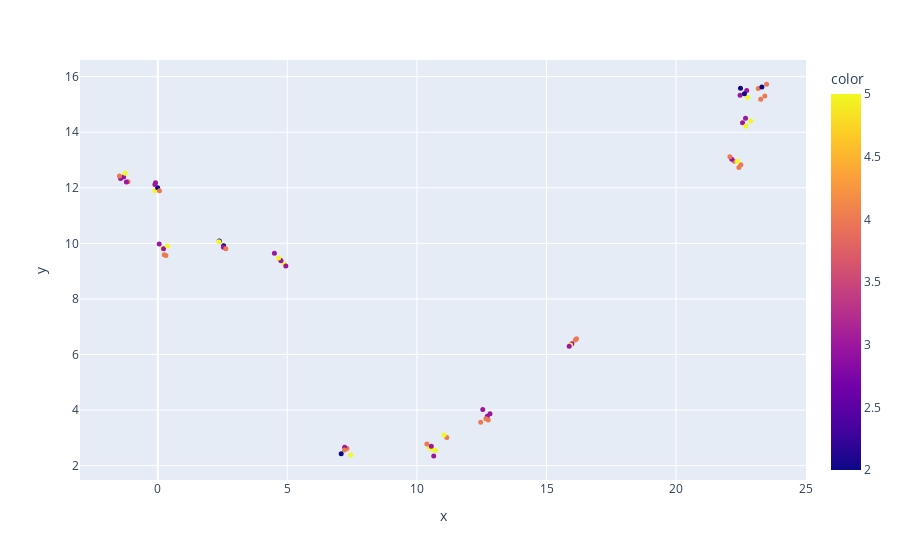

Notebook code for this chart:
### Markdown cell above
### UMAP

### Code cell
import umap
import plotly.express as px

reducer = umap.UMAP(random_state=42)
embedding = reducer.fit_transform(data_clean)

df_umap = pd.DataFrame(embedding)
data_with_umap = pd.concat([copy_data_clean, df_umap], axis='columns')

labels_column = ['temp_id', 'konzentriert', 'motivation', 'prozent_zeit_rang']

fig = px.scatter(x=embedding[:, 0], y=embedding[:, 1], color=data_with_umap['konzentriert'])
fig.update_traces(marker=dict(size=5))
fig.show()

### Figure 1 — Plotly figure (JSON) as saved in the notebook; plotly's stock layout.template omitted (floating-point values rounded to 4 significant figures)
{"data": [{"hovertemplate": "x=%{x}<br>y=%{y}<br>color=%{marker.color}<extra></extra>", "legendgroup": "", "marker": {"color": [4, 3, 5, 4, 3, 4, 5, 4, 4, 2, 5, 5, 4, 4, 2, 5, 3, 4, 4, 4, 5, 3, 4, 3, 3, 4, 4, 3, 3, 3, 3, 3, 3, 3, 2, 2, 3, 4, 3, 3, 2, 3, 4, 4, 4, 4, 4, 5, 3, 2, 5, 5, 5, 4, 5, 5, 5, 5, 5, 5, 4, 5, 4, 3, 3, 3, 2, 3, 4, 3, 3, 4], "coloraxis": "coloraxis", "size": 5, "symbol": "circle"}, "mode": "markers", "name": "", "orientation": "v", "showlegend": false, "type": "scatter", "x": [23.17, 22.47, 22.88, 22.24, 12.72, 11.15, 10.71, 7.302, 4.723, 2.542, 0.1933, -0.1149, -1.149, 23.26, 23.31, 22.76, 22.56, 22.42, 16.11, 12.66, 10.47, 4.756, 0.2492, -1.437, -1.318, 23.42, 23.49, 22.73, 22.15, 15.98, 12.82, 10.65, 7.211, 4.501, 2.375, -0.004964, 2.532, 0.3132, -0.0866, -1.211, 22.48, 22.68, 22.5, 16.16, 12.46, 10.38, 7.205, 4.661, 0.2244, 22.64, 22.69, 22.36, 15.93, 12.75, 11.04, 10.57, 7.447, 4.893, 2.359, 0.3789, 0.06581, -1.258, 22.08, 15.88, 12.54, 10.55, 7.078, 4.941, 2.628, 0.05474, -0.1106, -1.48], "xaxis": "x", "y": [15.57, 15.33, 14.4, 12.95, 3.776, 3.014, 2.543, 2.62, 9.409, 9.914, 9.814, 11.9, 12.22, 15.19, 15.63, 15.26, 14.34, 12.73, 6.524, 3.685, 2.658, 9.374, 9.591, 12.34, 12.39, 15.31, 15.73, 15.5, 13.03, 6.39, 3.872, 2.352, 2.667, 9.64, 10.08, 12.01, 9.86, 9.56, 12.19, 12.21, 15.58, 14.5, 12.83, 6.571, 3.564, 2.78, 2.567, 9.477, 9.811, 15.39, 14.22, 12.96, 6.338, 3.645, 3.107, 2.598, 2.383, 9.241, 10.05, 9.902, 11.89, 12.52, 13.11, 6.299, 4.021, 2.695, 2.425, 9.189, 9.804, 9.98, 12.12, 12.42], "yaxis": "y"}], "layout": {"coloraxis": {"colorbar": {"title": {"text": "color"}}, "colorscale": [[0, "#0d0887"], [0.1111, "#46039f"], [0.2222, "#7201a8"], [0.3333, "#9c179e"], [0.4444, "#bd3786"], [0.5556, "#d8576b"], [0.6667, "#ed7953"], [0.7778, "#fb9f3a"], [0.8889, "#fdca26"], [1, "#f0f921"]]}, "legend": {"tracegroupgap": 0}, "margin": {"t": 60}, "xaxis": {"anchor": "y", "domain": [0, 1], "title": {"text": "x"}}, "yaxis": {"anchor": "x", "domain": [0, 1], "title": {"text": "y"}}}}
